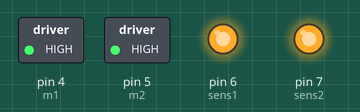
Simulated run of this sketch. Board: Arduino Uno, built with avr-gcc and run on an emulated ATmega328P. Parts: switched loads named in the sketch (green lamp = pin HIGH), output pins drawn as LEDs (lit = HIGH).

Above: at 0.1 s.
Timing chart, 0 to 1.6 s (numbered marks = the images above):
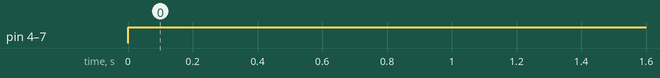

Measured:
- by itself, pin 4 (m1), pin 5 (m2), pin 6 (sens1), pin 7 (sens2): LOW → HIGH at 0.00 s

The sketch:

motor.ino
```cpp
const int m1 = 4;
const int m2 = 5;
const int sens1 = 6;
const int sens2 = 7;


void setup() { // comment
  // put your setup code here, to run once:
  Serial.begin(9600);

  pinMode(m1, OUTPUT);
  pinMode(m2, OUTPUT);
  pinMode(sens1, OUTPUT);
  pinMode(sens2, OUTPUT);
}

void loop() {
  // put your main code here, to run repeatedly:

  analogWrite(m1, 255);
  analogWrite(m2, 255);
  digitalWrite(sens1, HIGH);
  digitalWrite(sens2, HIGH);

}
```
